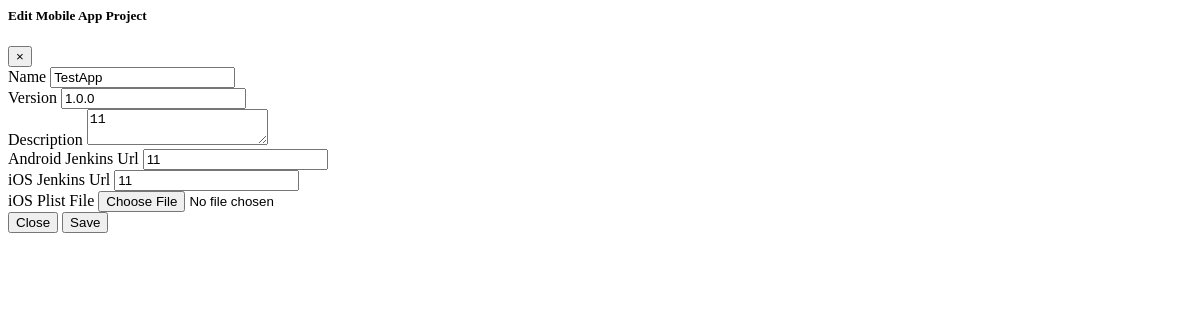
Before: /createProject?id=9 with the older database file.
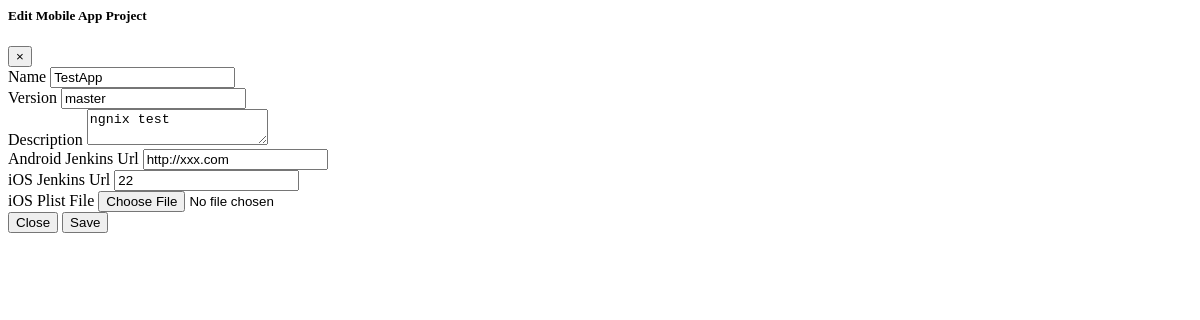
After: the same page with the newer database file.
### app/models.py (models this page shows, shortened)
class Project(db.Model):
    __tableName_ = "Project"
    id = db.Column(db.Integer, primary_key=True)
    name = db.Column(db.String(64))
    version = db.Column(db.String(64))
    description = db.Column(db.Text())
    android_jenkins_url = db.Column(db.String(64))
    ios_jenkins_url = db.Column(db.String(64))
    plist_name = db.Column(db.String(64))
    plist_url = db.Column(db.String(64))

### app/main/views.py (the view, shortened to what this page needs)
@main.route("/createProject", methods=["GET","POST"])
def createProject():
    form = ProjectForm()
    form.getProjectID(request.form.get("id",0))
    if int(request.args.get("id",0)) != 0 or int(request.form.get("id",0)) != 0:
        projectID = request.args.get("id",0) if  request.args.get("id",0) else request.form.get("id",0)
        project = Project.query.get_or_404(int(projectID))
        form.name.data = project.name
        form.version.data = project.version
        form.description.data = project.description
        form.android_jenkins_url.data = project.android_jenkins_url
        form.ios_jenkins_url.data = project.ios_jenkins_url
        return render_template("project.html",form=form,projectID=project.id)
    else:
        return render_template("project.html",form=form)

### app/main/form.py (shortened to what this page needs)
class ProjectForm(FlaskForm):
    name = StringField("Name", validators=[DataRequired()])
    version = StringField("Version", validators=[DataRequired()])
    description = TextAreaField("Description")
    android_jenkins_url = StringField("Android Jenkins Url")
    ios_jenkins_url = StringField("iOS Jenkins Url")
    plist = FileField("iOS Plist File")
    @staticmethod
    def getProjectID(id):
        global projectID
        projectID = id

### app/templates/project.html (shortened to what this page needs)
{% from "utils/_formHelper.html" import render_field with context %}
<form id="project"  method="POST" enctype="multipart/form-data" onsubmit="return false;">
    <div class="modal-header">
            <h5 class="modal-title" id="exampleModalLongTitle">{% if form.name.data %}Edit {% else %}Create {% endif %}Mobile App Project</h5>
            <button type="button" class="close" data-dismiss="modal" aria-label="Close">
                <span aria-hidden="true">&times;</span>
            </button>
        </div>
        <div class="modal-body">
                {{render_field(form.name,tooltip="Test Name")}}
                {{render_field(form.version)}}
                {{render_field(form.description)}}
                {{render_field(form.android_jenkins_url)}}
                {{render_field(form.ios_jenkins_url)}}
                {{render_field(form.plist,template=True)}}
                <div class="modal-footer">
                    <button type="button" class="btn btn-secondary" data-dismiss="modal">Close</button>
                    <button id="createSubmit" class="btn btn-primary" onclick="{% if projectID %}check({{projectID}}){% else %}check(0){% endif %}">Save</button>
                </div>
        </div>
</form>

### app/templates/utils/_formHelper.html (shortened to what this page needs)
{% macro render_field(field) %}
    <div class="form-group">
        <label class="col-form-label">{{field.label}}</label>
        {% if field.errors %}
            {{field(class="form-control is-invalid",**kwargs)}}
        {% else %}
            {{field(class="form-control",**kwargs)}}
        {% endif %}
    </div>
{% endmacro %}

Changed rows visible on the page:
changed Project "TestApp": version "1.0.0" → "master"; description "11" → "ngnix test"; android_jenkins_url "11" → "http://xxx.com"; ios_jenkins_url "11" → "22"
